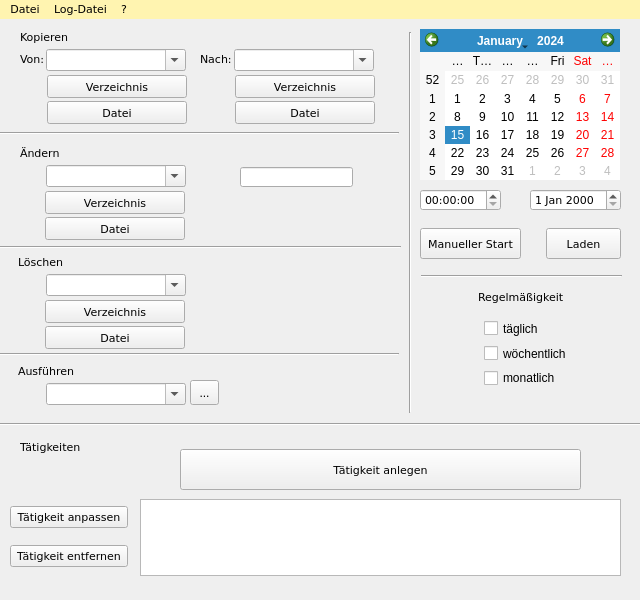
<ui version="4.0" >
 <author>David Garus</author>
 <class>MathoMadaja</class>
 <widget class="QMainWindow" name="MathoMadaja" >
  <property name="geometry" >
   <rect>
    <x>0</x>
    <y>0</y>
    <width>640</width>
    <height>600</height>
   </rect>
  </property>
  <property name="sizePolicy" >
   <sizepolicy vsizetype="Preferred" hsizetype="Preferred" >
    <horstretch>0</horstretch>
    <verstretch>0</verstretch>
   </sizepolicy>
  </property>
  <property name="minimumSize" >
   <size>
    <width>640</width>
    <height>600</height>
   </size>
  </property>
  <property name="maximumSize" >
   <size>
    <width>640</width>
    <height>600</height>
   </size>
  </property>
  <property name="windowTitle" >
   <string>MathoMadaja</string>
  </property>
  <property name="windowIcon" >
   <iconset/>
  </property>
  <property name="styleSheet" >
   <string>QMainWindow { background-image: url(bilder/background.png);
						width: 640px; height: 600px;
						min-width: 640px; min-height: 600px;
						max-width: 640px; max-height: 600px; 
						background-position: middle center;
						border: 0px solid #fff4b0;
						font-family:Verdana;
						text-decoration:none;
						font-size:10pt;}

QMenuBar { background-color: #fff4b0;
					color: black;
					font-family:Verdana;
					text-decoration:none;
					font-size:8pt;}

QTimeEdit{	font-family:Verdana;
					text-decoration:none;
					font-size:8pt;}

QLineEdit{	font-family:Verdana;
					text-decoration:none;
					font-size:7pt;
					color:#9e9e9e;}

QDateEdit{	font-family:Verdana;
					text-decoration:none;
					font-size:8pt;;}

QPushButton{	font-family:Verdana;
					text-decoration:none;
					font-size:8pt;}

/*QPushButton:hover{	font-family:Verdana;
					text-decoration:none;
					font-size:8pt;}*/

QProgressBar{		font-family:Verdana;
					text-decoration:none;
					font-size:8pt;}

QLabel{		font-family:Verdana;
					text-decoration:none;
					font-size:8pt;}
</string>
  </property>
  <widget class="QWidget" name="centralwidget" >
   <widget class="QCalendarWidget" name="Kalender" >
    <property name="geometry" >
     <rect>
      <x>420</x>
      <y>10</y>
      <width>200</width>
      <height>151</height>
     </rect>
    </property>
    <property name="toolTip" >
     <string>&lt;html>&lt;head>&lt;meta name="qrichtext" content="1" />&lt;style type="text/css">
p, li { white-space: pre-wrap; }
&lt;/style>&lt;/head>&lt;body style=" font-family:'MS Shell Dlg 2'; font-size:8.25pt; font-weight:400; font-style:normal;">
&lt;p style=" margin-top:0px; margin-bottom:0px; margin-left:0px; margin-right:0px; -qt-block-indent:0; text-indent:0px;">Hier können Sie durch das klicken auf ein Element das Datum festlegen, an dem eine Tätigkeit ausgeführt werden soll. Das Datum wird dann zusätzlich unten in der Box angezeigt&lt;/p>&lt;/body>&lt;/html></string>
    </property>
   </widget>
   <widget class="QTimeEdit" name="ZeitAenderung" >
    <property name="geometry" >
     <rect>
      <x>420</x>
      <y>170</y>
      <width>81</width>
      <height>22</height>
     </rect>
    </property>
    <property name="toolTip" >
     <string>&lt;html>&lt;head>&lt;meta name="qrichtext" content="1" />&lt;style type="text/css">
p, li { white-space: pre-wrap; }
&lt;/style>&lt;/head>&lt;body style=" font-family:'Verdana'; font-size:8pt; font-weight:400; font-style:normal;">
&lt;p style=" margin-top:0px; margin-bottom:0px; margin-left:0px; margin-right:0px; -qt-block-indent:0; text-indent:0px;">Hier können sie die Zeit festlegen, falls nötig so ist auch eine Sekunden Angabe enthalten&lt;/p>&lt;/body>&lt;/html></string>
    </property>
   </widget>
   <widget class="QDateEdit" name="DatumsAenderung" >
    <property name="geometry" >
     <rect>
      <x>530</x>
      <y>170</y>
      <width>91</width>
      <height>22</height>
     </rect>
    </property>
    <property name="toolTip" >
     <string>&lt;html>&lt;head>&lt;meta name="qrichtext" content="1" />&lt;style type="text/css">
p, li { white-space: pre-wrap; }
&lt;/style>&lt;/head>&lt;body style=" font-family:'Verdana'; font-size:8pt; font-weight:400; font-style:normal;">
&lt;p style=" margin-top:0px; margin-bottom:0px; margin-left:0px; margin-right:0px; -qt-block-indent:0; text-indent:0px;">Hier können Sie das Datum an dem die Tätigkeit ausgeführt werden soll festlegen. Dies ist möglich in dem sie das Datum von Hand eintippen oder auf einen Tag im Kalender darüber anklicken&lt;/p>&lt;/body>&lt;/html></string>
    </property>
   </widget>
   <widget class="QPushButton" name="Laden" >
    <property name="geometry" >
     <rect>
      <x>546</x>
      <y>209</y>
      <width>75</width>
      <height>31</height>
     </rect>
    </property>
    <property name="toolTip" >
     <string>&lt;html>&lt;head>&lt;meta name="qrichtext" content="1" />&lt;style type="text/css">
p, li { white-space: pre-wrap; }
&lt;/style>&lt;/head>&lt;body style=" font-family:'Verdana'; font-size:8pt; font-weight:400; font-style:normal;">
&lt;p style=" margin-top:0px; margin-bottom:0px; margin-left:0px; margin-right:0px; -qt-block-indent:0; text-indent:0px;">Andere Konfigurationsdatei (*.mmdj) laden&lt;/p>&lt;/body>&lt;/html></string>
    </property>
    <property name="text" >
     <string>Laden</string>
    </property>
   </widget>
   <widget class="QLabel" name="Kopieren" >
    <property name="geometry" >
     <rect>
      <x>20</x>
      <y>10</y>
      <width>61</width>
      <height>16</height>
     </rect>
    </property>
    <property name="text" >
     <string>Kopieren</string>
    </property>
   </widget>
   <widget class="QLabel" name="Von" >
    <property name="geometry" >
     <rect>
      <x>20</x>
      <y>32</y>
      <width>24</width>
      <height>16</height>
     </rect>
    </property>
    <property name="text" >
     <string>Von: </string>
    </property>
   </widget>
   <widget class="QLabel" name="Nach" >
    <property name="geometry" >
     <rect>
      <x>200</x>
      <y>32</y>
      <width>31</width>
      <height>16</height>
     </rect>
    </property>
    <property name="text" >
     <string>Nach: </string>
    </property>
   </widget>
   <widget class="QLabel" name="Aendern" >
    <property name="geometry" >
     <rect>
      <x>20</x>
      <y>126</y>
      <width>46</width>
      <height>16</height>
     </rect>
    </property>
    <property name="text" >
     <string>Ändern</string>
    </property>
   </widget>
   <widget class="QLineEdit" name="Sortierung" >
    <property name="geometry" >
     <rect>
      <x>240</x>
      <y>148</y>
      <width>113</width>
      <height>20</height>
     </rect>
    </property>
    <property name="toolTip" >
     <string>&lt;html>&lt;head>&lt;meta name="qrichtext" content="1" />&lt;style type="text/css">
p, li { white-space: pre-wrap; }
&lt;/style>&lt;/head>&lt;body style=" font-family:'Verdana'; font-size:7pt; font-weight:400; font-style:normal;">
&lt;p style=" margin-top:0px; margin-bottom:0px; margin-left:0px; margin-right:0px; -qt-block-indent:0; text-indent:0px; font-family:'MS Shell Dlg 2'; font-size:8pt;">Hier können Sie die Durchnummerierung festlegen.&lt;/p>
&lt;p style=" margin-top:0px; margin-bottom:0px; margin-left:0px; margin-right:0px; -qt-block-indent:0; text-indent:0px; font-family:'MS Shell Dlg 2'; font-size:8pt;">&lt;span style=" font-weight:600; color:#0000ff;">#&lt;/span> für Zahlen von 1 bis Anzahl Dateien im Verzeichnis&lt;/p>
&lt;p style=" margin-top:0px; margin-bottom:0px; margin-left:0px; margin-right:0px; -qt-block-indent:0; text-indent:0px; font-family:'MS Shell Dlg 2'; font-size:8pt;">Bsp.: bilder#.jpg &lt;/p>
&lt;p style="-qt-paragraph-type:empty; margin-top:0px; margin-bottom:0px; margin-left:0px; margin-right:0px; -qt-block-indent:0; text-indent:0px; font-family:'MS Shell Dlg 2'; font-size:8pt;">&lt;/p>
&lt;p style=" margin-top:0px; margin-bottom:0px; margin-left:0px; margin-right:0px; -qt-block-indent:0; text-indent:0px; font-family:'MS Shell Dlg 2'; font-size:8pt;">Beachten sie das sie, Dateiendung und Punkt mitgezählt, nur max 12 Zeichen eingeben können!&lt;/p>&lt;/body>&lt;/html></string>
    </property>
    <property name="maxLength" >
     <number>12</number>
    </property>
   </widget>
   <widget class="QPushButton" name="ManuellerStart" >
    <property name="geometry" >
     <rect>
      <x>420</x>
      <y>209</y>
      <width>101</width>
      <height>31</height>
     </rect>
    </property>
    <property name="toolTip" >
     <string>&lt;html>&lt;head>&lt;meta name="qrichtext" content="1" />&lt;style type="text/css">
p, li { white-space: pre-wrap; }
&lt;/style>&lt;/head>&lt;body style=" font-family:'Verdana'; font-size:8pt; font-weight:400; font-style:normal;">
&lt;p style=" margin-top:0px; margin-bottom:0px; margin-left:0px; margin-right:0px; -qt-block-indent:0; text-indent:0px;">Startet die vorgenommenen Eingaben in den Textfeldern sofort&lt;/p>&lt;/body>&lt;/html></string>
    </property>
    <property name="text" >
     <string>Manueller Start</string>
    </property>
   </widget>
   <widget class="QLabel" name="Loeschen" >
    <property name="geometry" >
     <rect>
      <x>18</x>
      <y>235</y>
      <width>46</width>
      <height>16</height>
     </rect>
    </property>
    <property name="text" >
     <string>Löschen</string>
    </property>
   </widget>
   <widget class="QLabel" name="Ausfuehren" >
    <property name="geometry" >
     <rect>
      <x>18</x>
      <y>344</y>
      <width>65</width>
      <height>16</height>
     </rect>
    </property>
    <property name="text" >
     <string>Ausführen</string>
    </property>
   </widget>
   <widget class="QComboBox" name="DropDown_Von" >
    <property name="geometry" >
     <rect>
      <x>46</x>
      <y>30</y>
      <width>140</width>
      <height>22</height>
     </rect>
    </property>
    <property name="sizePolicy" >
     <sizepolicy vsizetype="Fixed" hsizetype="Preferred" >
      <horstretch>0</horstretch>
      <verstretch>0</verstretch>
     </sizepolicy>
    </property>
    <property name="sizeIncrement" >
     <size>
      <width>0</width>
      <height>0</height>
     </size>
    </property>
    <property name="toolTip" >
     <string>&lt;html>&lt;head>&lt;meta name="qrichtext" content="1" />&lt;style type="text/css">
p, li { white-space: pre-wrap; }
&lt;/style>&lt;/head>&lt;body style=" font-family:'MS Shell Dlg 2'; font-size:8.25pt; font-weight:400; font-style:normal;">
&lt;p style=" margin-top:0px; margin-bottom:0px; margin-left:0px; margin-right:0px; -qt-block-indent:0; text-indent:0px;">Bitte geben Sie Pfadangaben mit einem &lt;span style=" font-weight:600; color:#0000ff;">/&lt;/span> ein. &lt;/p>&lt;/body>&lt;/html></string>
    </property>
    <property name="editable" >
     <bool>true</bool>
    </property>
   </widget>
   <widget class="QComboBox" name="DropDown_Nach" >
    <property name="geometry" >
     <rect>
      <x>234</x>
      <y>30</y>
      <width>140</width>
      <height>22</height>
     </rect>
    </property>
    <property name="toolTip" >
     <string>&lt;html>&lt;head>&lt;meta name="qrichtext" content="1" />&lt;style type="text/css">
p, li { white-space: pre-wrap; }
&lt;/style>&lt;/head>&lt;body style=" font-family:'MS Shell Dlg 2'; font-size:8.25pt; font-weight:400; font-style:normal;">
&lt;p style=" margin-top:0px; margin-bottom:0px; margin-left:0px; margin-right:0px; -qt-block-indent:0; text-indent:0px;">Bitte geben Sie Pfadangaben mit einem &lt;span style=" font-weight:600; color:#0000ff;">/&lt;/span> ein. &lt;/p>&lt;/body>&lt;/html></string>
    </property>
    <property name="editable" >
     <bool>true</bool>
    </property>
   </widget>
   <widget class="QComboBox" name="DropDown_Aendern" >
    <property name="geometry" >
     <rect>
      <x>46</x>
      <y>146</y>
      <width>140</width>
      <height>22</height>
     </rect>
    </property>
    <property name="toolTip" >
     <string>&lt;html>&lt;head>&lt;meta name="qrichtext" content="1" />&lt;style type="text/css">
p, li { white-space: pre-wrap; }
&lt;/style>&lt;/head>&lt;body style=" font-family:'MS Shell Dlg 2'; font-size:8.25pt; font-weight:400; font-style:normal;">
&lt;p style=" margin-top:0px; margin-bottom:0px; margin-left:0px; margin-right:0px; -qt-block-indent:0; text-indent:0px; font-size:8pt;">Bitte geben Sie Pfadangaben mit einem &lt;span style=" font-weight:600; color:#0000ff;">/&lt;/span> ein.&lt;/p>
&lt;p style=" margin-top:0px; margin-bottom:0px; margin-left:0px; margin-right:0px; -qt-block-indent:0; text-indent:0px; font-size:8pt;">Geben Sie nach dem letzten / die Einschränkung der Dateien ein.&lt;/p>
&lt;p style=" margin-top:0px; margin-bottom:0px; margin-left:0px; margin-right:0px; -qt-block-indent:0; text-indent:0px; font-size:8pt;">Bsp.: * für alle Dateien&lt;/p>
&lt;p style=" margin-top:0px; margin-bottom:0px; margin-left:0px; margin-right:0px; -qt-block-indent:0; text-indent:0px; font-size:8pt;">*.txt für Textdateien usw. &lt;/p>&lt;/body>&lt;/html></string>
    </property>
    <property name="editable" >
     <bool>true</bool>
    </property>
   </widget>
   <widget class="QComboBox" name="DropDown_Loeschen" >
    <property name="geometry" >
     <rect>
      <x>46</x>
      <y>255</y>
      <width>140</width>
      <height>22</height>
     </rect>
    </property>
    <property name="toolTip" >
     <string>&lt;html>&lt;head>&lt;meta name="qrichtext" content="1" />&lt;style type="text/css">
p, li { white-space: pre-wrap; }
&lt;/style>&lt;/head>&lt;body style=" font-family:'MS Shell Dlg 2'; font-size:8.25pt; font-weight:400; font-style:normal;">
&lt;p style=" margin-top:0px; margin-bottom:0px; margin-left:0px; margin-right:0px; -qt-block-indent:0; text-indent:0px;">Bitte geben Sie Pfadangaben mit einem &lt;span style=" font-weight:600; color:#0000ff;">/&lt;/span> ein. &lt;/p>&lt;/body>&lt;/html></string>
    </property>
    <property name="editable" >
     <bool>true</bool>
    </property>
   </widget>
   <widget class="QComboBox" name="DropDown_Ausfuehren" >
    <property name="geometry" >
     <rect>
      <x>46</x>
      <y>364</y>
      <width>140</width>
      <height>22</height>
     </rect>
    </property>
    <property name="toolTip" >
     <string>&lt;html>&lt;head>&lt;meta name="qrichtext" content="1" />&lt;style type="text/css">
p, li { white-space: pre-wrap; }
&lt;/style>&lt;/head>&lt;body style=" font-family:'MS Shell Dlg 2'; font-size:8.25pt; font-weight:400; font-style:normal;">
&lt;p style=" margin-top:0px; margin-bottom:0px; margin-left:0px; margin-right:0px; -qt-block-indent:0; text-indent:0px; font-size:8pt;">Bitte geben Sie Pfadangaben mit einem &lt;span style=" font-weight:600; color:#0000ff;">/&lt;/span> ein. &lt;/p>&lt;/body>&lt;/html></string>
    </property>
    <property name="editable" >
     <bool>true</bool>
    </property>
   </widget>
   <widget class="Line" name="line" >
    <property name="geometry" >
     <rect>
      <x>-2</x>
      <y>327</y>
      <width>401</width>
      <height>16</height>
     </rect>
    </property>
    <property name="orientation" >
     <enum>Qt::Horizontal</enum>
    </property>
   </widget>
   <widget class="Line" name="line_2" >
    <property name="geometry" >
     <rect>
      <x>0</x>
      <y>220</y>
      <width>401</width>
      <height>16</height>
     </rect>
    </property>
    <property name="orientation" >
     <enum>Qt::Horizontal</enum>
    </property>
   </widget>
   <widget class="Line" name="line_3" >
    <property name="geometry" >
     <rect>
      <x>-2</x>
      <y>106</y>
      <width>401</width>
      <height>16</height>
     </rect>
    </property>
    <property name="orientation" >
     <enum>Qt::Horizontal</enum>
    </property>
   </widget>
   <widget class="QToolButton" name="Durchsuchen_Ausfuehren" >
    <property name="geometry" >
     <rect>
      <x>190</x>
      <y>361</y>
      <width>29</width>
      <height>25</height>
     </rect>
    </property>
    <property name="text" >
     <string>...</string>
    </property>
   </widget>
   <widget class="QLabel" name="Regelmigkeit" >
    <property name="geometry" >
     <rect>
      <x>478</x>
      <y>270</y>
      <width>95</width>
      <height>16</height>
     </rect>
    </property>
    <property name="text" >
     <string>Regelmäßigkeit</string>
    </property>
   </widget>
   <widget class="Line" name="line_4" >
    <property name="geometry" >
     <rect>
      <x>421</x>
      <y>247</y>
      <width>201</width>
      <height>20</height>
     </rect>
    </property>
    <property name="orientation" >
     <enum>Qt::Horizontal</enum>
    </property>
   </widget>
   <widget class="QListWidget" name="Taetigkeit_Liste" >
    <property name="geometry" >
     <rect>
      <x>140</x>
      <y>480</y>
      <width>481</width>
      <height>77</height>
     </rect>
    </property>
    <property name="font" >
     <font/>
    </property>
   </widget>
   <widget class="QWidget" name="layoutWidget" >
    <property name="geometry" >
     <rect>
      <x>484</x>
      <y>300</y>
      <width>82</width>
      <height>68</height>
     </rect>
    </property>
    <layout class="QVBoxLayout" >
     <item>
      <widget class="QCheckBox" name="taeglich" >
       <property name="text" >
        <string>täglich</string>
       </property>
      </widget>
     </item>
     <item>
      <widget class="QCheckBox" name="woechentlich" >
       <property name="text" >
        <string>wöchentlich</string>
       </property>
      </widget>
     </item>
     <item>
      <widget class="QCheckBox" name="monatlich" >
       <property name="text" >
        <string>monatlich</string>
       </property>
      </widget>
     </item>
    </layout>
   </widget>
   <widget class="QPushButton" name="buVonVerz" >
    <property name="geometry" >
     <rect>
      <x>47</x>
      <y>56</y>
      <width>140</width>
      <height>23</height>
     </rect>
    </property>
    <property name="text" >
     <string>Verzeichnis</string>
    </property>
   </widget>
   <widget class="QPushButton" name="buVonDat" >
    <property name="geometry" >
     <rect>
      <x>47</x>
      <y>82</y>
      <width>140</width>
      <height>23</height>
     </rect>
    </property>
    <property name="text" >
     <string>Datei</string>
    </property>
   </widget>
   <widget class="QPushButton" name="buNachVerz" >
    <property name="geometry" >
     <rect>
      <x>235</x>
      <y>56</y>
      <width>140</width>
      <height>23</height>
     </rect>
    </property>
    <property name="text" >
     <string>Verzeichnis</string>
    </property>
   </widget>
   <widget class="QPushButton" name="buNachDat" >
    <property name="geometry" >
     <rect>
      <x>235</x>
      <y>82</y>
      <width>140</width>
      <height>23</height>
     </rect>
    </property>
    <property name="text" >
     <string>Datei</string>
    </property>
   </widget>
   <widget class="QPushButton" name="buAendVerz" >
    <property name="geometry" >
     <rect>
      <x>45</x>
      <y>172</y>
      <width>140</width>
      <height>23</height>
     </rect>
    </property>
    <property name="text" >
     <string>Verzeichnis</string>
    </property>
   </widget>
   <widget class="QPushButton" name="buAendDat" >
    <property name="geometry" >
     <rect>
      <x>45</x>
      <y>198</y>
      <width>140</width>
      <height>23</height>
     </rect>
    </property>
    <property name="text" >
     <string>Datei</string>
    </property>
   </widget>
   <widget class="QPushButton" name="buLoeschVerz" >
    <property name="geometry" >
     <rect>
      <x>45</x>
      <y>281</y>
      <width>140</width>
      <height>23</height>
     </rect>
    </property>
    <property name="text" >
     <string>Verzeichnis</string>
    </property>
   </widget>
   <widget class="QPushButton" name="buLoeschDat" >
    <property name="geometry" >
     <rect>
      <x>45</x>
      <y>307</y>
      <width>140</width>
      <height>23</height>
     </rect>
    </property>
    <property name="text" >
     <string>Datei</string>
    </property>
   </widget>
   <widget class="QWidget" name="layoutWidget" >
    <property name="geometry" >
     <rect>
      <x>10</x>
      <y>476</y>
      <width>118</width>
      <height>83</height>
     </rect>
    </property>
    <layout class="QVBoxLayout" >
     <item>
      <widget class="QPushButton" name="Taetigkeit_anpassen" >
       <property name="toolTip" >
        <string>&lt;html>&lt;head>&lt;meta name="qrichtext" content="1" />&lt;style type="text/css">
p, li { white-space: pre-wrap; }
&lt;/style>&lt;/head>&lt;body style=" font-family:'Verdana'; font-size:8pt; font-weight:400; font-style:normal;">
&lt;p style=" margin-top:0px; margin-bottom:0px; margin-left:0px; margin-right:0px; -qt-block-indent:0; text-indent:0px;">Ausgewählte Eingabe anpassen&lt;/p>&lt;/body>&lt;/html></string>
       </property>
       <property name="text" >
        <string>Tätigkeit anpassen</string>
       </property>
      </widget>
     </item>
     <item>
      <widget class="QPushButton" name="Taetigkeit_entfernen" >
       <property name="toolTip" >
        <string>&lt;html>&lt;head>&lt;meta name="qrichtext" content="1" />&lt;style type="text/css">
p, li { white-space: pre-wrap; }
&lt;/style>&lt;/head>&lt;body style=" font-family:'Verdana'; font-size:8pt; font-weight:400; font-style:normal;">
&lt;p style=" margin-top:0px; margin-bottom:0px; margin-left:0px; margin-right:0px; -qt-block-indent:0; text-indent:0px;">Ausgewählte Eingabe aus Liste entfernen&lt;/p>&lt;/body>&lt;/html></string>
       </property>
       <property name="text" >
        <string>Tätigkeit entfernen</string>
       </property>
      </widget>
     </item>
    </layout>
   </widget>
   <widget class="Line" name="line_5" >
    <property name="geometry" >
     <rect>
      <x>0</x>
      <y>397</y>
      <width>641</width>
      <height>16</height>
     </rect>
    </property>
    <property name="orientation" >
     <enum>Qt::Horizontal</enum>
    </property>
   </widget>
   <widget class="QLabel" name="Ausfuehren_2" >
    <property name="geometry" >
     <rect>
      <x>20</x>
      <y>420</y>
      <width>65</width>
      <height>16</height>
     </rect>
    </property>
    <property name="text" >
     <string>Tätigkeiten</string>
    </property>
   </widget>
   <widget class="QPushButton" name="Taetigkeit_anlegen" >
    <property name="geometry" >
     <rect>
      <x>180</x>
      <y>430</y>
      <width>401</width>
      <height>41</height>
     </rect>
    </property>
    <property name="toolTip" >
     <string>&lt;html>&lt;head>&lt;meta name="qrichtext" content="1" />&lt;style type="text/css">
p, li { white-space: pre-wrap; }
&lt;/style>&lt;/head>&lt;body style=" font-family:'Verdana'; font-size:8pt; font-weight:400; font-style:normal;">
&lt;p style=" margin-top:0px; margin-bottom:0px; margin-left:0px; margin-right:0px; -qt-block-indent:0; text-indent:0px;">Eingaben in Liste speichern&lt;/p>&lt;/body>&lt;/html></string>
    </property>
    <property name="text" >
     <string>Tätigkeit anlegen</string>
    </property>
   </widget>
   <widget class="Line" name="line_6" >
    <property name="geometry" >
     <rect>
      <x>400</x>
      <y>13</y>
      <width>20</width>
      <height>381</height>
     </rect>
    </property>
    <property name="orientation" >
     <enum>Qt::Vertical</enum>
    </property>
   </widget>
  </widget>
  <widget class="QMenuBar" name="menubar" >
   <property name="geometry" >
    <rect>
     <x>0</x>
     <y>0</y>
     <width>640</width>
     <height>21</height>
    </rect>
   </property>
   <widget class="QMenu" name="menuDatei" >
    <property name="title" >
     <string>Datei</string>
    </property>
    <addaction name="actionNeu" />
    <addaction name="actionOeffnen" />
    <addaction name="actionSpeichern" />
    <addaction name="actionSpeichern_unter" />
    <addaction name="separator" />
    <addaction name="actionBeenden_2" />
   </widget>
   <widget class="QMenu" name="menuHilfe" >
    <property name="title" >
     <string>?</string>
    </property>
    <addaction name="actionHilfe_aufrufen" />
    <addaction name="action_ber" />
   </widget>
   <widget class="QMenu" name="menuLog_Datei" >
    <property name="title" >
     <string>Log-Datei</string>
    </property>
    <addaction name="actionLogAnzeigen" />
    <addaction name="actionLogEntfernen" />
   </widget>
   <addaction name="menuDatei" />
   <addaction name="menuLog_Datei" />
   <addaction name="menuHilfe" />
  </widget>
  <action name="actionBeenden" >
   <property name="text" >
    <string>Beenden</string>
   </property>
  </action>
  <action name="actionNeu" >
   <property name="text" >
    <string>Neu</string>
   </property>
  </action>
  <action name="actionSpeichern" >
   <property name="text" >
    <string>Speichern</string>
   </property>
  </action>
  <action name="actionSpeichern_unter" >
   <property name="text" >
    <string>Speichern unter</string>
   </property>
  </action>
  <action name="actionLaden" >
   <property name="text" >
    <string>Laden</string>
   </property>
  </action>
  <action name="actionBeenden_2" >
   <property name="text" >
    <string>Beenden</string>
   </property>
  </action>
  <action name="actionHilfe_aufrufen" >
   <property name="text" >
    <string>Hilfe aufrufen</string>
   </property>
  </action>
  <action name="actionUeber" >
   <property name="text" >
    <string>MathoMadaja</string>
   </property>
  </action>
  <action name="actionOeffnen" >
   <property name="text" >
    <string>Öffnen</string>
   </property>
  </action>
  <action name="action_ber" >
   <property name="text" >
    <string>Über</string>
   </property>
  </action>
  <action name="actionLogEntfernen" >
   <property name="text" >
    <string>Entfernen</string>
   </property>
  </action>
  <action name="actionLogAnzeigen" >
   <property name="text" >
    <string>Anzeigen</string>
   </property>
  </action>
 </widget>
 <resources>
  <include location="test.qrc" />
 </resources>
 <connections/>
</ui>
